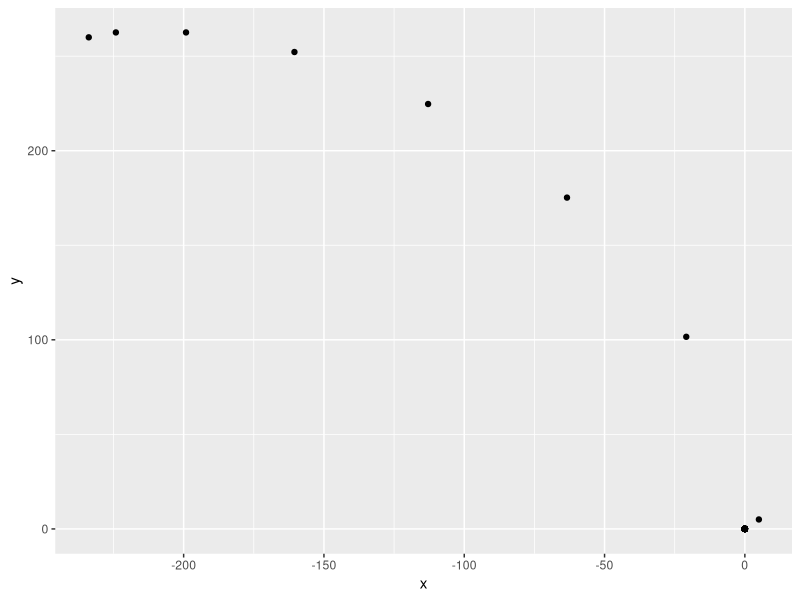

Here is the R script that generated this plot:
library(tidyverse)

deg2rad <- function(deg){
  return(deg * pi / 180)
}

x_start <- 5
y_start <- 5
coords <- list(
  x = vector("double", 100),
  y = vector("double", 100)
)
coords$x[1] <- x_start
coords$y[1] <- y_start


tree <- function(coords, current_index, current_angle, current_distance){
  if (current_distance < 5) {
    return(coords)
  }

  current_x <- coords$x[current_index]
  current_y <- coords$y[current_index]
  rotate_factor <- deg2rad(15)
  new_distance <- current_distance - 15
  
  # The left side
  new_angle <- current_angle + rotate_factor
  new_x <- (current_distance * cos(new_angle)) + current_x
  new_y <- (current_distance * sin(new_angle)) + current_y
  
  current_index <- current_index + 1
  coords$x[current_index] <- new_x
  coords$y[current_index] <- new_y
  
  tree(coords, current_index, new_angle, new_distance)
}


t <- tree(coords, 1, deg2rad(90), 100)
df <- data.frame(
  x = t$x,
  y = t$y
)



df %>% 
  ggplot() +
  geom_point(aes(x, y))
